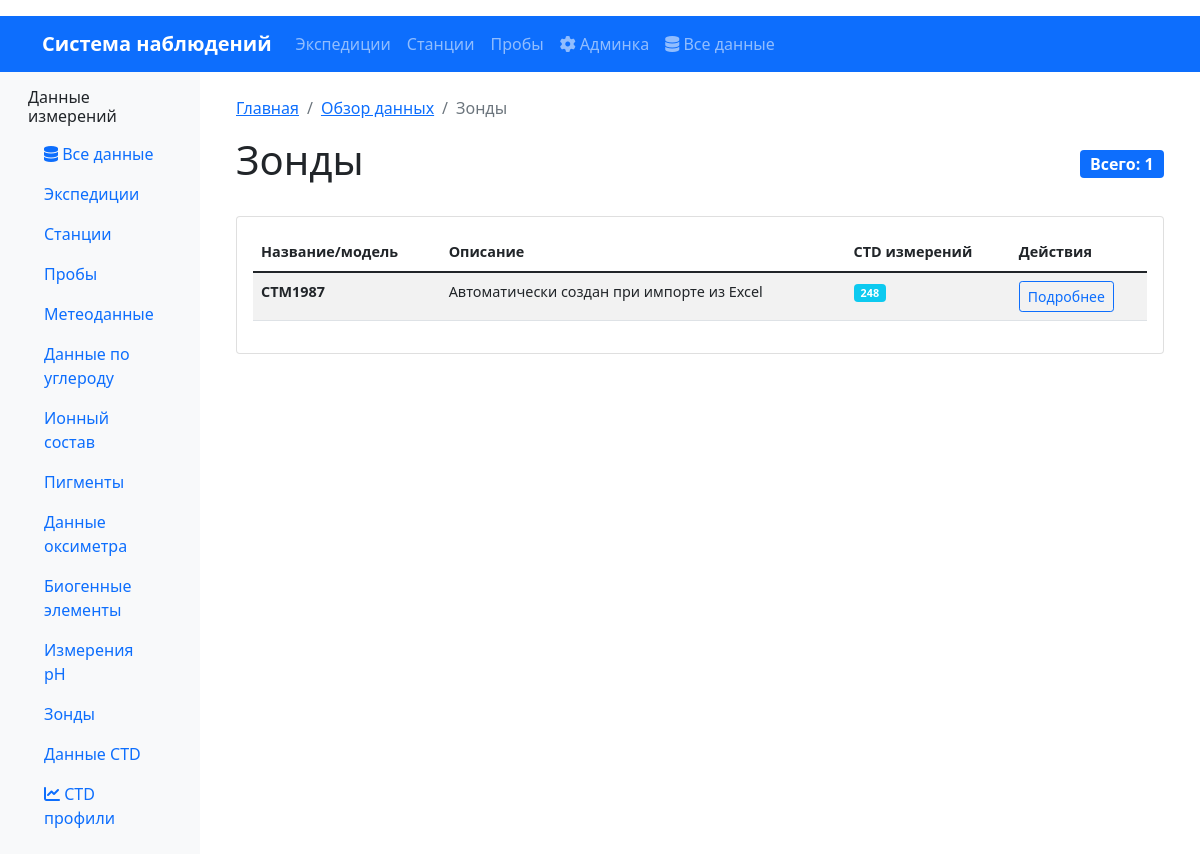
Screenshot of /data/probes/ with the database file from the repository.
### oceanography/models.py (models this page shows, shortened)
class Probe(models.Model):
    probe_id = models.AutoField(primary_key=True)
    probe_name = models.CharField(max_length=100, verbose_name="Название/модель зонда")
    description = models.TextField(blank=True, verbose_name="Описание характеристик")
    class Meta:
        db_table = 'probes'
        verbose_name = "Зонд"
        verbose_name_plural = "Зонды"

### oceanography/views.py (the view)
# urls.py: path('data/probes/', ProbeDataView.as_view(), name='data_probes'),
class ProbeDataView(ListView):
    model = Probe
    template_name = 'oceanography/data_probes.html'
    context_object_name = 'probes'
    paginate_by = 50
    def get_queryset(self):
        return Probe.objects.annotate(
            ctd_measurements_count=Count('ctd_measurements')
        ).order_by('probe_name')
    def get_context_data(self, **kwargs):
        context = super().get_context_data(**kwargs)
        context['breadcrumbs'] = [
            {'url': reverse('oceanography:home'), 'name': 'Главная'},
            {'url': reverse('oceanography:data_overview'), 'name': 'Обзор данных'},
            {'url': '', 'name': 'Зонды'}
        ]
        return context

### oceanography/templates/oceanography/data_probes.html (shortened to what this page needs)
{% extends 'base.html' %}
{% load humanize %}
{% block content %}
    {% include 'include/_breadcrumbs.html' %}
    <div class="d-flex justify-content-between align-items-center mb-4">
        <h1>Зонды</h1>
        <span class="badge bg-primary fs-6">Всего: {{ probes.count|intcomma }}</span>
    </div>
    <div class="card">
        <div class="card-body">
            <div class="table-responsive">
                <table class="table table-striped table-hover data-table">
                    <thead>
                        <tr>
                            <th>Название/модель</th>
                            <th>Описание</th>
                            <th>CTD измерений</th>
                            <th>Действия</th>
                        </tr>
                    </thead>
                    <tbody>
                        {% for probe in probes %}
                        <tr>
                            <td>
                                <strong>{{ probe.probe_name }}</strong>
                            </td>
                            <td>
                                {% if probe.description %}
                                    {{ probe.description|truncatewords:10 }}
                                {% else %}
                                    <span class="text-muted">Описание отсутствует</span>
                                {% endif %}
                            </td>
                            <td>
                                <span class="badge bg-info">{{ probe.ctd_measurements_count }}</span>
                            </td>
                            <td>
                                <a href="#" class="btn btn-sm btn-outline-primary">
                                    Подробнее
                                </a>
                            </td>
                        </tr>
                        {% empty %}
                        <tr>
                            <td colspan="4" class="text-center text-muted py-4">
                                Зонды не найдены
                            </td>
                        </tr>
                        {% endfor %}
                    </tbody>
                </table>
            </div>
        </div>
    </div>
{% endblock %}

### oceanography/templates/base.html (style rules this page uses)
.data-table { font-size: 0.9rem; }
.card { transition: transform 0.2s; }

### rows the page displays
Probe: probe_name "CTM1987", description "Автоматически создан при импорте из Excel", ctd_measurements_count "248"

### other values shown
{{ crumb.name }} "Главная" "Обзор данных"
{{ crumb.name }} "Зонды"
{{ probes.count|intcomma }} "1"
